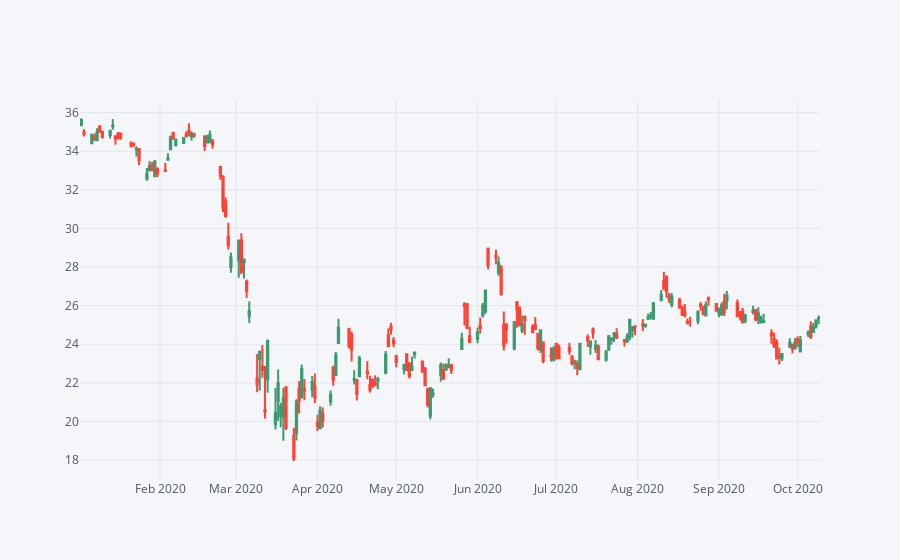

The notebook cell saved with this chart:
### Code cell
# Use .iplot(kind='candle) to create a candle plot of Bank of America's stock from Jan 1st 2020 to October 11th 2020.
BAC[['Open', 'High', 'Low', 'Close']].loc['2020-01-01':'2020-11-10'].iplot(kind='candle')

### Figure 1 — Plotly figure (JSON) as saved in the notebook; plotly's stock layout.template omitted (floating-point values rounded to 4 significant figures; data arrays with more than 128 entries replaced by an {"elided": "..."} marker saying what was removed)
{"data": [{"close": {"elided": "196 float values"}, "high": {"elided": "196 float values"}, "low": {"elided": "196 float values"}, "open": {"elided": "196 float values"}, "showlegend": false, "type": "candlestick", "x": {"elided": "196 str values"}, "yaxis": "y2"}], "layout": {"legend": {"bgcolor": "#F5F6F9", "font": {"color": "#4D5663"}}, "paper_bgcolor": "#F5F6F9", "plot_bgcolor": "#F5F6F9", "title": {"font": {"color": "#4D5663"}}, "xaxis": {"gridcolor": "#E1E5ED", "rangeslider": {"visible": false}, "showgrid": true, "tickfont": {"color": "#4D5663"}, "title": {"font": {"color": "#4D5663"}, "text": ""}, "zerolinecolor": "#E1E5ED"}, "yaxis": {"gridcolor": "#E1E5ED", "showgrid": true, "showticklabels": false, "tickfont": {"color": "#4D5663"}, "title": {"font": {"color": "#4D5663"}, "text": ""}, "zerolinecolor": "#E1E5ED"}, "yaxis2": {"gridcolor": "#E1E5ED", "showgrid": true, "tickfont": {"color": "#4D5663"}, "title": {"font": {"color": "#4D5663"}, "text": ""}, "zerolinecolor": "#E1E5ED"}}}
